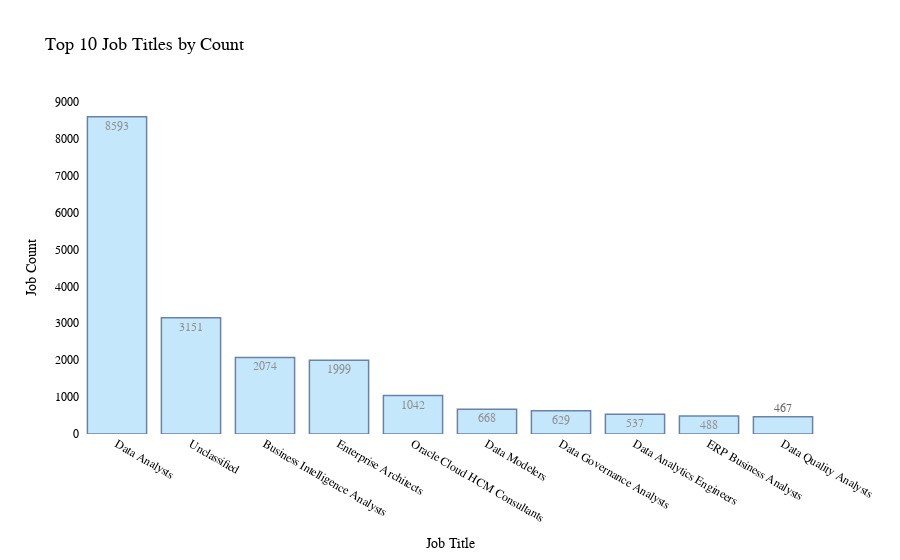

Write notebook code for a chart like this one.
### Markdown cell above
# Top 10 Job Titles by Count
- Identify the most frequently posted job titles.
- **Aggregate Data**
  - Count the occurrences of each **job title (`TITLE_NAME`)**.
  - Select the **top 10 most frequent titles**.
- **Visualize results**
  - Create a **bar chart** where:
    - **X-axis** = `TITLE_NAME`
    - **Y-axis** = `Job Count`
  - Apply custom colors and font styles.
- **Explanation:** Write two sentences about what the graph reveals.

### Code cell
aggregated_df = df.groupBy("TITLE_NAME").count()
top_titles_df = aggregated_df.orderBy(col("count").desc()).limit(10)
pdf = top_titles_df.toPandas()

colors = px.colors.qualitative.Vivid

toptitles = px.bar(pdf, x='TITLE_NAME', y='count',
             title='Top 10 Job Titles by Count',
             labels={'TITLE_NAME': 'Job Title', 'count': 'Job Count'},
             text='count')

toptitles.update_layout(
    plot_bgcolor='white', 
    font_family="Arial",
    title_font_size=18,
    font=dict(
        size=12, 
        color="black"
    )
)

toptitles.update_traces(marker_color='rgba(135, 206, 250, 0.8)', marker_line_color='rgb(8,48,107)',
                  marker_line_width=1.5, opacity=0.6)

toptitles.show()
toptitles.write_image("_output/toptitles.svg")

### Figure 1 — Plotly figure (JSON) as saved in the notebook; plotly's stock layout.template omitted (floating-point values rounded to 4 significant figures)
{"data": [{"hovertemplate": "Job Title=%{x}<br>Job Count=%{text}<extra></extra>", "legendgroup": "", "marker": {"color": "rgba(135, 206, 250, 0.8)", "line": {"color": "rgb(8,48,107)", "width": 1.5}, "pattern": {"shape": ""}}, "name": "", "opacity": 0.6, "orientation": "v", "showlegend": false, "text": [8593.0, 3151.0, 2074.0, 1999.0, 1042.0, 668.0, 629.0, 537.0, 488.0, 467.0], "textposition": "auto", "type": "bar", "x": ["Data Analysts", "Unclassified", "Business Intelligence Analysts", "Enterprise Architects", "Oracle Cloud HCM Consultants", "Data Modelers", "Data Governance Analysts", "Data Analytics Engineers", "ERP Business Analysts", "Data Quality Analysts"], "xaxis": "x", "y": [8593, 3151, 2074, 1999, 1042, 668, 629, 537, 488, 467], "yaxis": "y"}], "layout": {"barmode": "relative", "font": {"color": "black", "family": "Arial", "size": 12}, "legend": {"tracegroupgap": 0}, "plot_bgcolor": "white", "title": {"font": {"size": 18}, "text": "Top 10 Job Titles by Count"}, "xaxis": {"anchor": "y", "domain": [0, 1], "title": {"text": "Job Title"}}, "yaxis": {"anchor": "x", "domain": [0, 1], "title": {"text": "Job Count"}}}}
